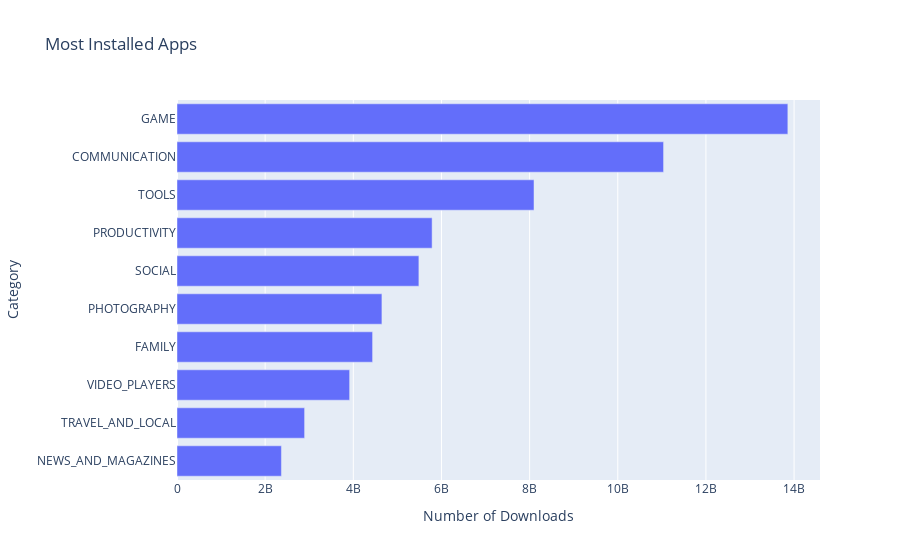

The notebook cell this image was saved under:
### Markdown cell above
### Highest Competition (Number of Apps)

### Code cell
df_apps_clean.Installs = df_apps_clean.Installs.astype('str').str.replace(",", '')
df_apps_clean.Installs = pd.to_numeric(df_apps_clean.Installs)
most_installed = df_apps_clean.groupby('Category').agg({"Installs": pd.Series.sum})
ten_most_installed = most_installed.sort_values("Installs", ascending=False, inplace=False)[:10]
ten_most_installed = ten_most_installed.sort_values("Installs", ascending=True, inplace=False)[:10]
installed_bar = px.bar(x=ten_most_installed.Installs, y=ten_most_installed.index, orientation='h', title="Most Installed Apps")
installed_bar.update_layout(xaxis_title="Number of Downloads", yaxis_title="Category")
installed_bar.show()

### Figure 1 — Plotly figure (JSON) as saved in the notebook; plotly's stock layout.template omitted (floating-point values rounded to 4 significant figures)
{"data": [{"alignmentgroup": "True", "hovertemplate": "x=%{x}<br>y=%{y}<extra></extra>", "legendgroup": "", "marker": {"color": "#636efa", "pattern": {"shape": ""}}, "name": "", "offsetgroup": "", "orientation": "h", "showlegend": false, "textposition": "auto", "type": "bar", "x": [2369110650, 2894859300, 3916897200, 4437579590, 4649143130, 5487841475, 5788070180, 8099724500, 11039241530, 13858762717], "xaxis": "x", "y": ["NEWS_AND_MAGAZINES", "TRAVEL_AND_LOCAL", "VIDEO_PLAYERS", "FAMILY", "PHOTOGRAPHY", "SOCIAL", "PRODUCTIVITY", "TOOLS", "COMMUNICATION", "GAME"], "yaxis": "y"}], "layout": {"barmode": "relative", "legend": {"tracegroupgap": 0}, "title": {"text": "Most Installed Apps"}, "xaxis": {"anchor": "y", "domain": [0, 1], "title": {"text": "Number of Downloads"}}, "yaxis": {"anchor": "x", "domain": [0, 1], "title": {"text": "Category"}}}}
